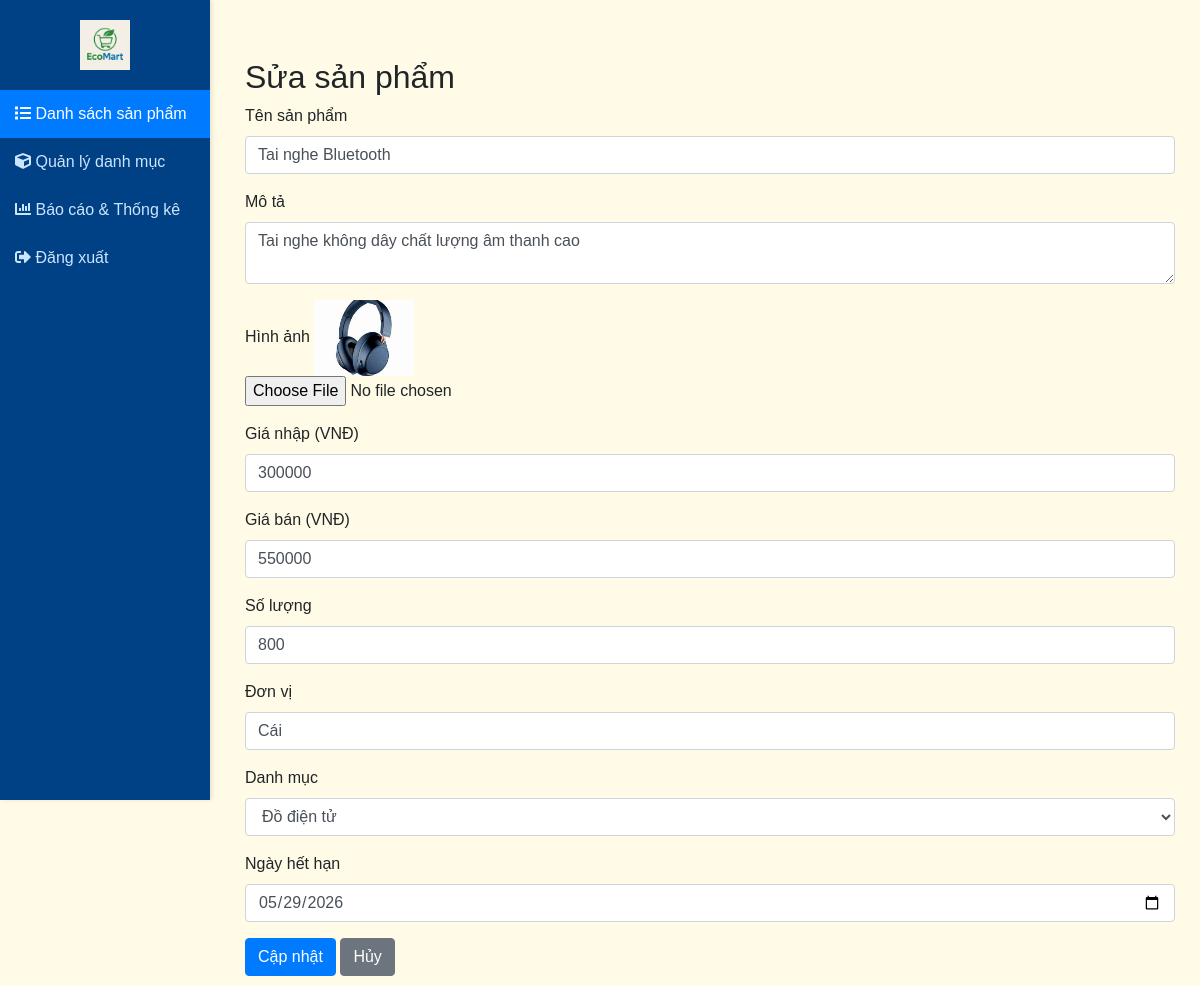
The app's page /index.php?action=edit&id=22 (signed in) with its own data.
### tables this page shows
CREATE TABLE `products` (
  `id` int(11) NOT NULL,
  `name` varchar(200) NOT NULL,
  `description` text DEFAULT NULL,
  `price` int(11) NOT NULL,
  `quantity` int(11) NOT NULL DEFAULT 0,
  `image` varchar(255) DEFAULT NULL,
  `category_id` int(11) DEFAULT NULL,
  `created_at` timestamp NOT NULL DEFAULT current_timestamp(),
  `updated_at` timestamp NOT NULL DEFAULT current_timestamp() ON UPDATE current_timestamp(),
  `expiration_date` date DEFAULT NULL,
  `unit` varchar(20) DEFAULT NULL,
  `purchase` int(11) DEFAULT NULL
);

CREATE TABLE `categories` (
  `id` int(11) NOT NULL,
  `name` varchar(100) NOT NULL,
  `description` text DEFAULT NULL,
  `created_at` timestamp NOT NULL DEFAULT current_timestamp(),
  `updated_at` timestamp NOT NULL DEFAULT current_timestamp() ON UPDATE current_timestamp()
);

### controllers/ProductController.php (called while the page is built, shortened)
<?php
include_once 'config/database.php';
include_once 'models/Category.php';
class ProductController {
    private $db;
    public function __construct() {
        $database = new Database();
        $this->db = $database->getConnection();
    }
    public function edit() {
        $categoryModel = new Category($this->db);
        $categories = $categoryModel->getAll();
        $id = isset($_GET['id']) ? intval($_GET['id']) : 0;
        $query = "SELECT * FROM products WHERE id = :id";
        $stmt = $this->db->prepare($query);
        $stmt->bindParam(':id', $id, PDO::PARAM_INT);
        $stmt->execute();
        $product = $stmt->fetch(PDO::FETCH_ASSOC);
        include 'views/products/edit.php';
    }
}
?>

### config/database.php (called while the page is built, shortened)
<?php
class Database {
    private $host = "localhost";
    private $db_name = "product_management";
    private $username = "root";
    private $password = "";
    private $port = "3308";
    public function getConnection() {
        $this->conn = null;
        try {
            $this->conn = new PDO(
                "mysql:host=" . $this->host . ";port=" . $this->port . ";dbname=" . $this->db_name,
                $this->username,
                $this->password
            );
            $this->conn->setAttribute(PDO::ATTR_ERRMODE, PDO::ERRMODE_EXCEPTION);
            $this->conn->exec("set names utf8");
        } catch(PDOException $e) {
            echo "Lỗi kết nối: " . $e->getMessage();
        }
        return $this->conn;
    }
}
?>

### models/Category.php (called while the page is built, shortened)
<?php
class Category {
    private $conn;
    private $table_name = "categories";
    public function __construct($db) {
        $this->conn = $db;
    }
    public function getAll() {
        $query = "SELECT * FROM " . $this->table_name . " ORDER BY name";
        $stmt = $this->conn->prepare($query);
        $stmt->execute();
        return $stmt->fetchAll(PDO::FETCH_ASSOC);
    }
}
?>

### views/products/edit.php (the view, shortened to what this page needs)
<!DOCTYPE html>
<html lang="vi">
<head>
    <link rel="stylesheet" href="https://stackpath.bootstrapcdn.com/bootstrap/4.5.2/css/bootstrap.min.css">
    <link rel="stylesheet" href="https://cdnjs.cloudflare.com/ajax/libs/font-awesome/5.15.3/css/all.min.css">
</head>
<body>
<div class="wrapper">
    <div class="sidebar">
        <div style="text-align: center;">
            <img src="./uploads/logo.png" alt="EcoMart Logo" style="height: 50px; margin-bottom: 20px;">
        </div>
        <a href="index.php?action=index" class="active"><i class="fas fa-list"></i> Danh sách sản phẩm</a>
        <a href="index.php?action=categories"><i class="fas fa-cube"></i> Quản lý danh mục</a>
        <a href="index.php?action=reports"><i class="fas fa-chart-bar"></i> Báo cáo & Thống kê</a>
        <a href="index.php?action=logout"><i class="fas fa-sign-out-alt"></i> Đăng xuất</a>
    </div>
    <div class="main-content">
        <div class="container mt-5">
            <h2>Sửa sản phẩm</h2>
            <form method="POST" enctype="multipart/form-data">
                <div class="form-group">
                    <label>Tên sản phẩm</label>
                    <input type="text" name="name" class="form-control" value="<?= htmlspecialchars($product['name']) ?>" required>
                </div>
                <div class="form-group">
                    <label>Mô tả</label>
                    <textarea name="description" class="form-control"><?= htmlspecialchars($product['description']) ?></textarea>
                </div>
                <div class="form-group">
                    <label>Hình ảnh</label>
                    <?php if ($product['image']): ?>
                        <img src="<?= $product['image'] ?>" style="max-width:100px;"><br>
                    <?php endif; ?>
                    <input type="file" name="image" class="form-control-file" accept="image/*">
                </div>
                <div class="form-group">
                    <label>Giá nhập (VNĐ)</label>
                    <input type="number" name="purchase" class="form-control" value="<?= $product['purchase'] ?>" required>
                </div>
                <div class="form-group">
                    <label>Giá bán (VNĐ)</label>
                    <input type="number" name="price" class="form-control" value="<?= $product['price'] ?>" required>
                </div>
                <div class="form-group">
                    <label>Số lượng</label>
                    <input type="number" name="quantity" class="form-control" value="<?= $product['quantity'] ?>" required>
                </div>
                <div class="form-group">
                    <label>Đơn vị</label>
                    <input type="text" name="unit" class="form-control" value="<?= $product['unit'] ?>" required>
                </div>
                <div class="form-group">
                    <label>Danh mục</label>
                    <select name="category_id" class="form-control" required>
                        <?php foreach ($categories as $cat): ?>
                            <option value="<?= $cat['id'] ?>" <?= ($product['category_id'] == $cat['id']) ? 'selected' : '' ?>>
                                <?= htmlspecialchars($cat['name']) ?>
                            </option>
                        <?php endforeach; ?>
                    </select>
                </div>
                <div class="form-group">
                    <label>Ngày hết hạn</label>
                    <input type="date" name="expiration_date" class="form-control" value="<?= $product['expiration_date'] ?>">
                </div>
                <button type="submit" class="btn btn-primary">Cập nhật</button>
                <a href="index.php" class="btn btn-secondary">Hủy</a>
            </form>
        </div>
    </div>
</div>
</body>
</html>

### views/products/edit.php (style rules this page uses)
body { background-color: #fffbe6; font-family: sans-serif; }
.wrapper { display: flex; }
.sidebar { width: 210px; min-width: 200px; max-width: 220px; background-color: #004085; color: #ffffff; height: 100vh; padding-top: 20px; box-shadow: 2px 0 5px rgba(0,0,0,0.1); position: fixed; left: 0; top: 0; overflow-y: auto; }
.sidebar a { color: #cce5ff; padding: 12px 15px; text-decoration: none; display: block; transition: background-color 0.3s ease; }
.sidebar .active { background-color: #007bff; color: #ffffff; }
.main-content { flex-grow: 1; padding: 10px; margin-left: 220px; }

### records on screen
products: name "Tai nghe Bluetooth", description "Tai nghe không dây chất lượng âm thanh cao", image (picture), purchase "300000", price "550000", quantity "800", unit "Cái", category_id "Đồ điện tử", expiration_date "05/29/2026"
